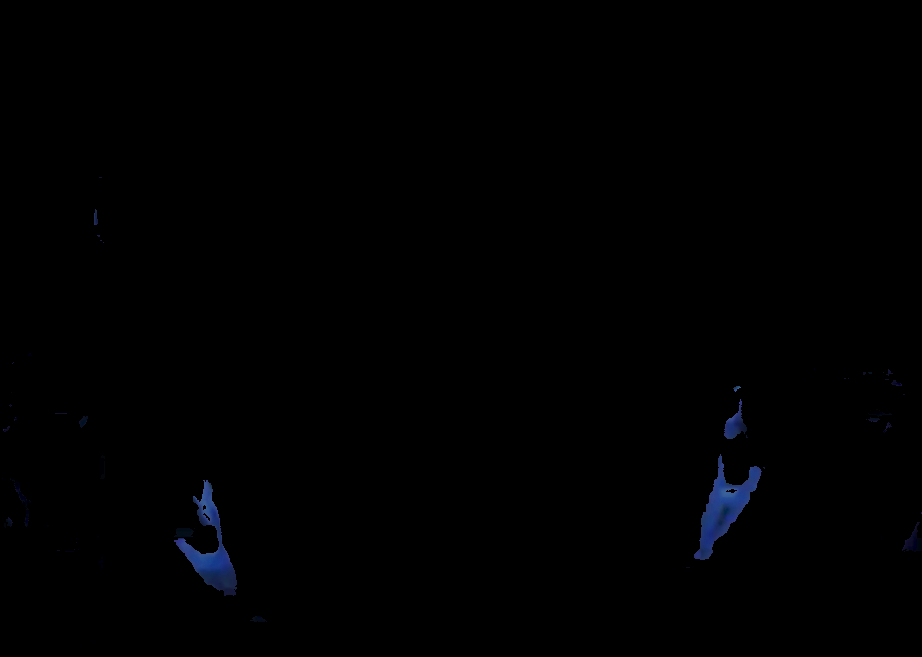
#> input picture experimental/ImageProcessingWithPython/Capitulo4/img/out1.png, 922 x 657 px
$ python erosion.py   (older library calls are emulated)
#> lines starting #> are read from the running program, lines starting #| are printed output that depends on the picture; after the words box and inside, x2 and y2 are one past the last pixel; in counts of white or black regions, pixels touching at a corner belong together
from skimage.io import imread
from skimage.color import rgb2gray
from skimage.filters import threshold_otsu
from scipy.ndimage.morphology import binary_erosion, binary_dilation, binary_fill_holes
from scipy.ndimage.morphology import morphological_gradient, distance_transform_edt
from skimage import morphology as morph
import numpy as np
import matplotlib.pylab as plt


im = rgb2gray(imread('img/out1.png'))
#> im: shape (657, 922) float64; min 0, max 0.379, mean 0.00208
thres = threshold_otsu(im)
#> thres = 0.112
img = (im > thres).astype(np.uint8)
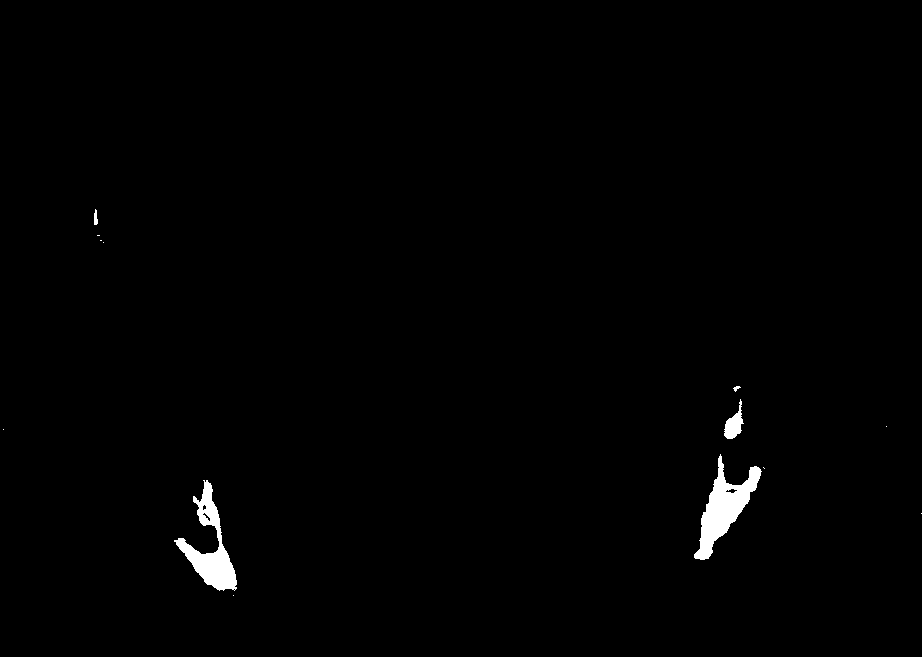
#> img: shape (657, 922); values 0 (black) and 1 (white), 0.88% white; 13 white regions (8 under 20 px), largest, box (x1, y1, x2, y2) and area: (694, 454, 762, 560) 2576, (174, 480, 237, 591) 2306, (724, 399, 744, 439) 381, (94, 209, 98, 225) 48, (733, 386, 741, 392) 24

# Erosion de imagen
eroded = binary_erosion(img, structure=np.ones((3,3)),iterations=5)[20:,20:]
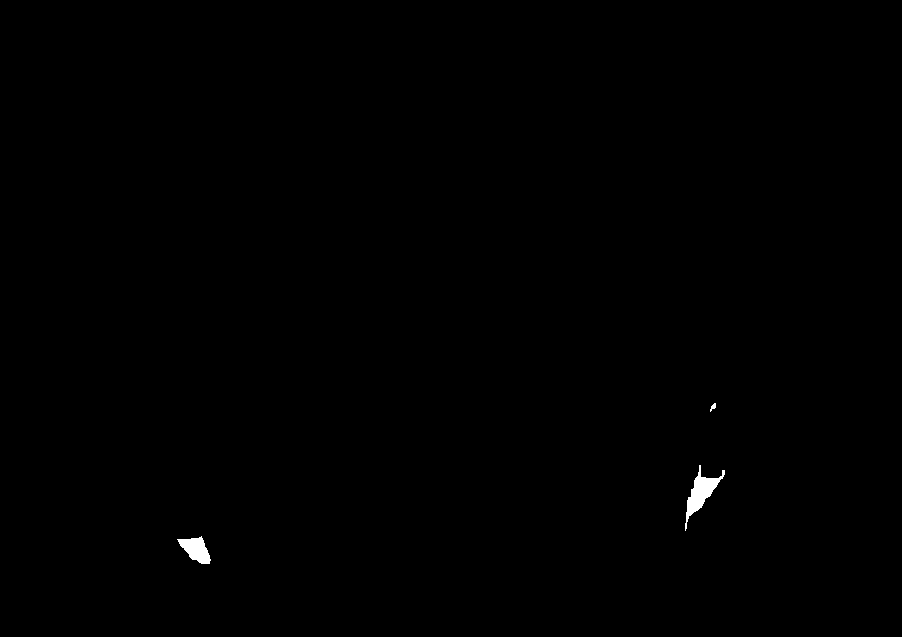
#> eroded: shape (637, 902) bool; 0.24% white; 3 white regions, box (x1, y1, x2, y2) and area: (685, 465, 725, 531) 790, (177, 536, 211, 564) 542, (710, 403, 716, 412) 28
eroded = 1 - eroded

# Dilata
dilated = binary_dilation(eroded, structure=np.ones((11,11)))
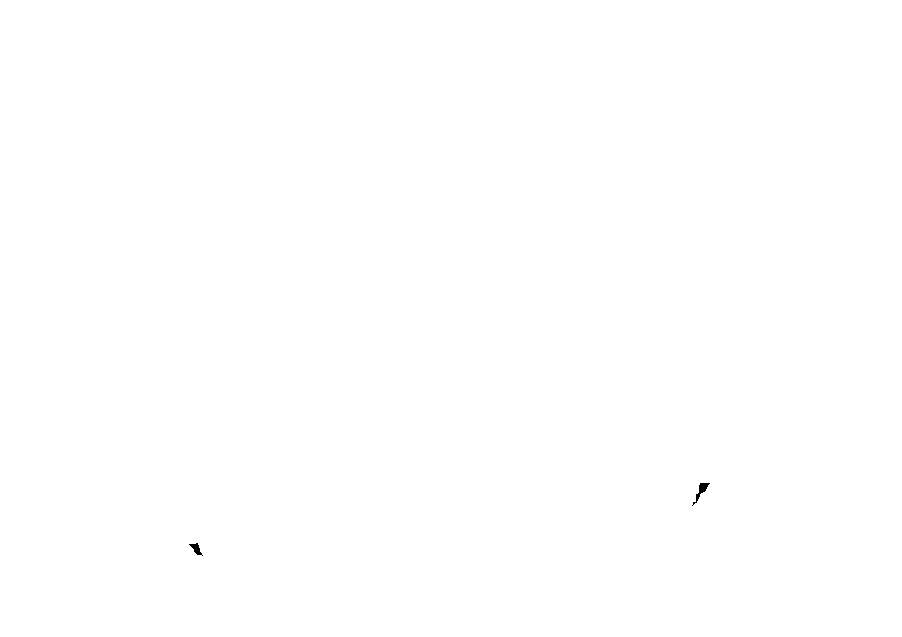
#> dilated: shape (637, 902) bool; 100% white; 2 black regions, box (x1, y1, x2, y2) and area: (692, 483, 710, 506) 111, (189, 543, 203, 556) 78
boundary = np.clip(dilated.astype(np.int) - eroded.astype(np.int),0, 1)
#> boundary: shape (637, 902) int64; values 0 (black) and 1 (white), 0.2% white; 3 white regions, box (x1, y1, x2, y2) and area: (685, 465, 725, 531) 679, (177, 536, 211, 564) 464, (710, 403, 716, 412) 28
dt = distance_transform_edt(np.logical_not(boundary))
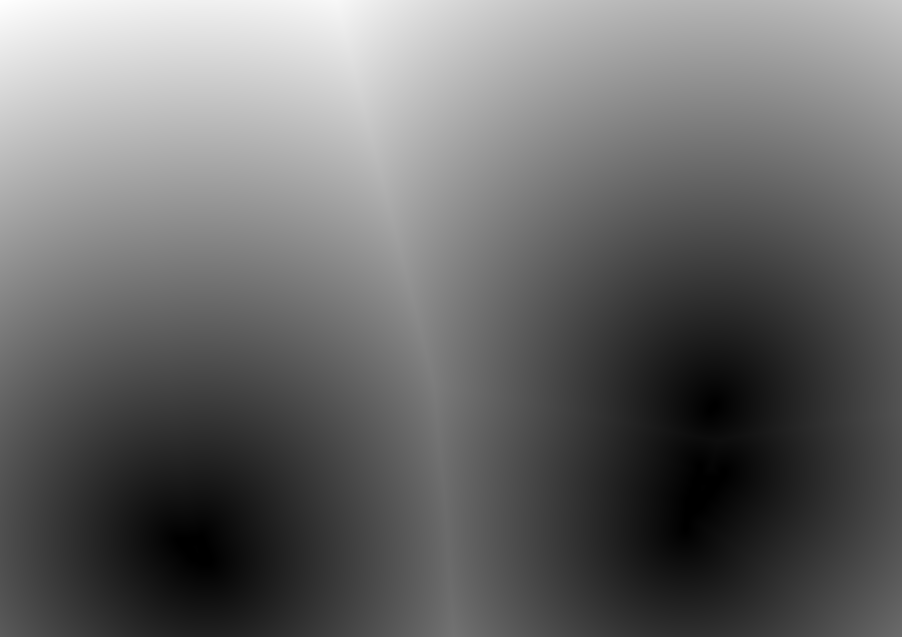
#> dt: shape (637, 902) float64; min 0, max 567.3, mean 234.7; drawn with min black and max white

plt.subplot(2,3,1)
plt.imshow(im, cmap='gray')
plt.title('Original', size=10)

plt.subplot(2,3,2)
plt.imshow(img, cmap='gray')
plt.title('Th hole', size=10)

plt.subplot(2,3,3)
plt.imshow(eroded, cmap='gray')
plt.title('Erosion', size=10)

plt.subplot(2,3,4)
plt.imshow(dilated, cmap='gray')
plt.title('Dilata', size=10)

plt.show()

$ run again, with experimental/ImageProcessingWithPython/Capitulo4/img/out22.png copied over experimental/ImageProcessingWithPython/Capitulo4/img/out1.png
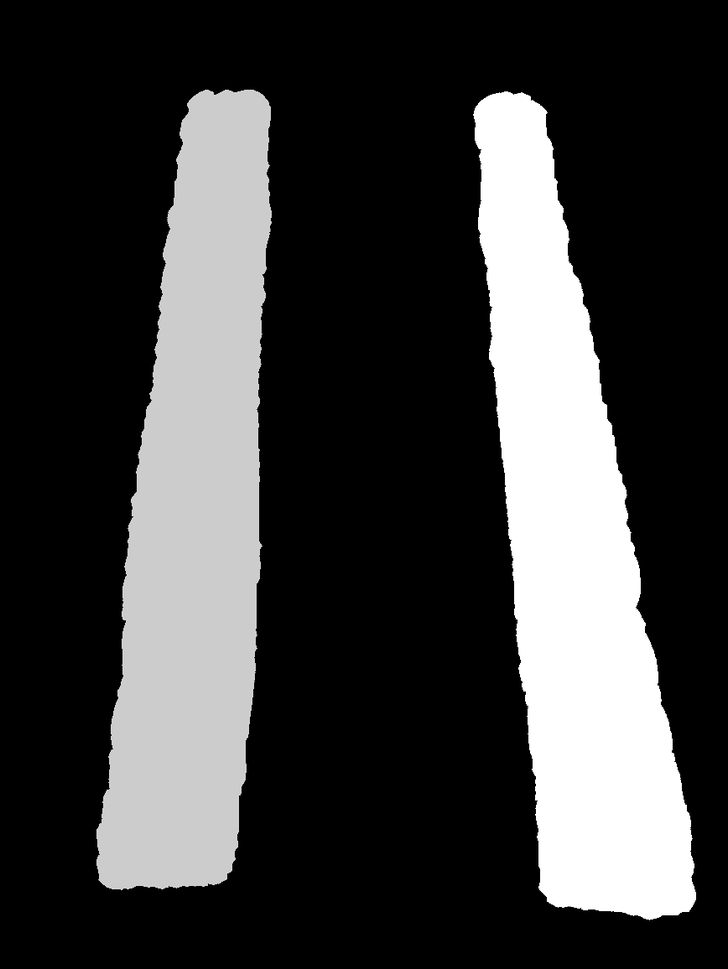
#> input picture experimental/ImageProcessingWithPython/Capitulo4/img/out22.png, 728 x 969 px, shrunk from 868 x 1156 before the run
#> im is the input picture: shape (969, 728); min 0, max 255, mean 61.6
#> thres = 114
#> `img = (im > thres).astype(np.uint8)`:
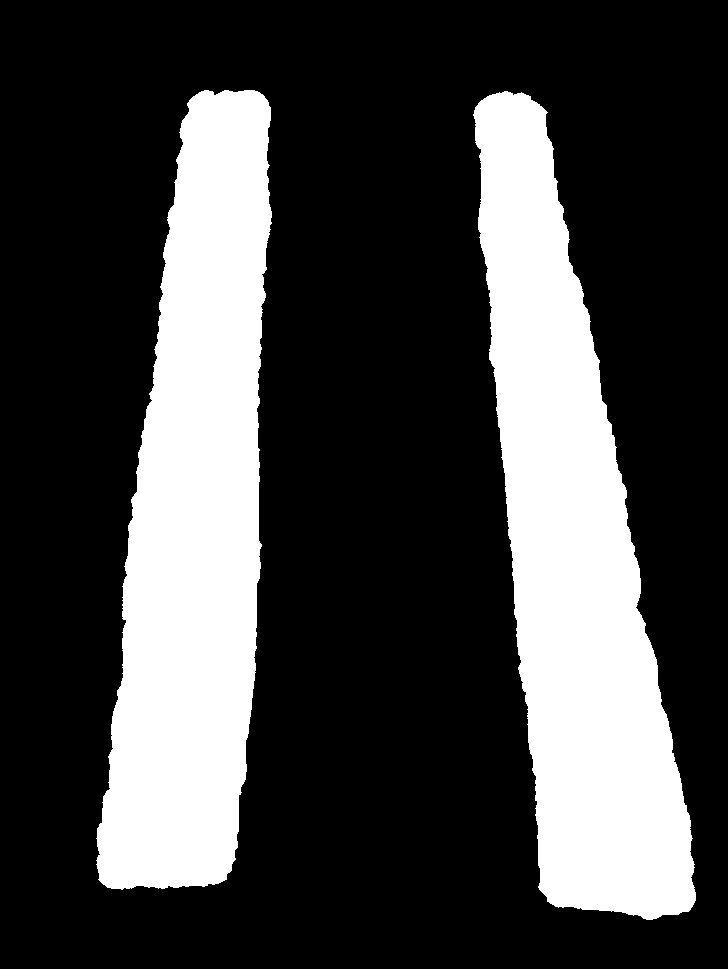
#> img: shape (969, 728); values 0 (black) and 1 (white), 26.8% white; 2 white regions, box (x1, y1, x2, y2) and area: (473, 91, 696, 920) 95027, (96, 90, 272, 890) 93939
#> dilated: shape (949, 708) bool; 78% white; 2 black regions, box (x1, y1, x2, y2) and area: (466, 84, 663, 886) 73826, (88, 82, 240, 858) 73784
#> boundary: shape (949, 708) int64; values 0 (black) and 1 (white), 3% white; 2 white regions, box (x1, y1, x2, y2) and area: (460, 78, 670, 894) 10289, (82, 75, 246, 864) 9675
#> `dt = distance_transform_edt(np.logical_not(boundary))`:
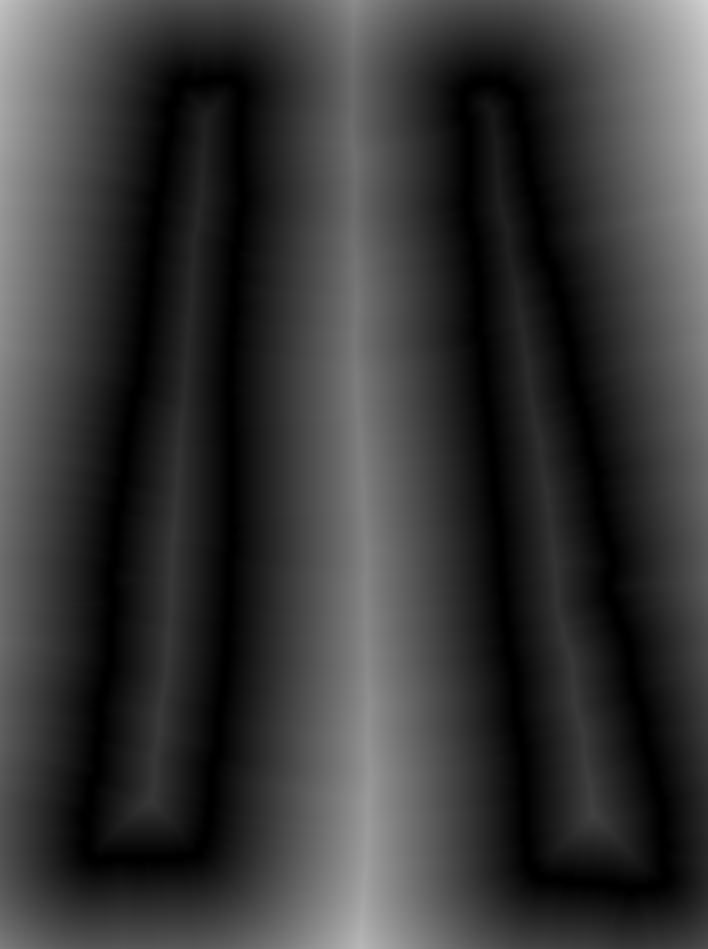
#> dt: shape (949, 708) float64; min 0, max 209.7, mean 56.1
